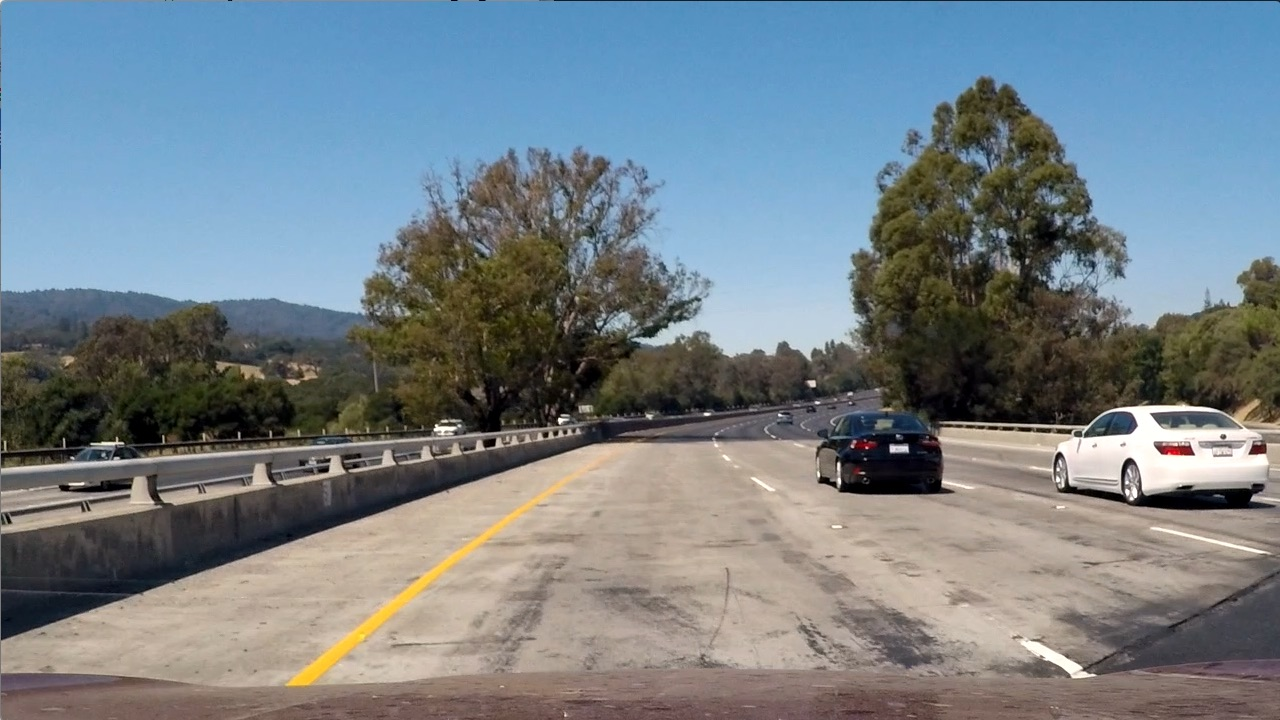
#> input picture test_images/test1.jpg, 1280 x 720 px
$ python thresholding.py   (older library calls are emulated)
#> lines starting #> are read from the running program, lines starting #| are printed output that depends on the picture; after the words box and inside, x2 and y2 are one past the last pixel; in counts of white or black regions, pixels touching at a corner belong together
import cv2
import numpy as np

def abs_sobel_thresh(img, orient='x', sobel_kernel=3, thresh=(0, 255)):
    """
    Calculate directional gradient
    """
    # Convert to grayscale
    gray = cv2.cvtColor(img, cv2.COLOR_RGB2GRAY)

    # Take the derivative in x or y given orient = 'x' or 'y'
    if orient == 'x':
        abs_sobel = np.absolute(cv2.Sobel(gray, cv2.CV_64F, 1, 0))
    if orient == 'y':
        abs_sobel = np.absolute(cv2.Sobel(gray, cv2.CV_64F, 0, 1))

    # Scale to 8-bit (0 - 255) then convert to type = np.uint8
    scaled_sobel = np.uint8(255*abs_sobel/np.max(abs_sobel))

    # Create a mask of 1's where the scaled gradient magnitude
    # is > thresh_min and < thresh_max
    grad_binary = np.zeros_like(scaled_sobel)
    grad_binary[(scaled_sobel >= thresh[0]) & (scaled_sobel <= thresh[1])] = 1
    return grad_binary

def mag_thresh(img, sobel_kernel=3, mag_thresh=(0, 255)):
    """
    Calculate gradient magnitude
    """
    # Convert to grayscale
    gray = cv2.cvtColor(img, cv2.COLOR_RGB2GRAY)

    # Take the gradient in x and y separately
    sobelx = cv2.Sobel(gray, cv2.CV_64F, 1, 0, ksize=sobel_kernel)
    sobely = cv2.Sobel(gray, cv2.CV_64F, 0, 1, ksize=sobel_kernel)

    # Calculate the magnitude
    abs_sobelxy = np.sqrt(sobelx**2 + sobely**2)

    # Scale to 8-bit (0 - 255) and convert to type = np.uint8
    scaled_sobel = np.uint8(255*abs_sobelxy/np.max(abs_sobelxy))

    # Create a binary mask where mag thresholds are met
    thresh_min = mag_thresh[0]
    thresh_max = mag_thresh[1]
    mag_binary = np.zeros_like(scaled_sobel)
    mag_binary[(scaled_sobel >= thresh_min) & (scaled_sobel <= thresh_max)] = 1
    return mag_binary

def dir_threshold(img, sobel_kernel=3, thresh=(0, np.pi/2)):
    """
    Calculate gradient direction
    """
    # Convert to grayscale
    gray = cv2.cvtColor(img, cv2.COLOR_RGB2GRAY)

    # Take the gradient in x and y separately
    sobelx = cv2.Sobel(gray, cv2.CV_64F, 1, 0, ksize=sobel_kernel)
    sobely = cv2.Sobel(gray, cv2.CV_64F, 0, 1, ksize=sobel_kernel)
    # Take the absolute value of the x and y gradients
    abs_sobelx = np.absolute(sobelx)
    abs_sobely = np.absolute(sobely)

    # Use np.arctan2(abs_sobely, abs_sobelx) to calculate the direction of the gradient
    grad_dir = np.arctan2(abs_sobely, abs_sobelx)

    # Create a binary mask where direction thresholds are met
    dir_binary = np.zeros_like(grad_dir)
    dir_binary[(grad_dir >= thresh[0]) & (grad_dir <= thresh[1])] = 1
    return dir_binary

def hls_select(img, thresh=(0, 255)):
    hls = cv2.cvtColor(img, cv2.COLOR_RGB2HLS)
    s_channel = hls[:,:,2]
    binary_output = np.zeros_like(s_channel)
    binary_output[(s_channel > thresh[0]) & (s_channel <= thresh[1])] = 1
    return binary_output

def bin_thres_img(img, ksize=3):
    """
    Choose a Sobel kernel size
    Choose a larger odd number to smooth gradient measurements
    """
    # Apply each of the thresholding functions
    gradx = abs_sobel_thresh(img, orient='x', sobel_kernel=ksize, thresh=(20, 100))
    grady = abs_sobel_thresh(img, orient='y', sobel_kernel=ksize, thresh=(20, 100))

    mag_binary = mag_thresh(img, sobel_kernel=ksize, mag_thresh=(30, 100))
    dir_binary = dir_threshold(img, sobel_kernel=ksize, thresh=(0.7, 1.3))

    hls_binary = hls_select(img, thresh=(170, 255))

    combined = np.zeros_like(dir_binary)
    combined[((gradx == 1) & (grady == 1)) | ((mag_binary == 1) & (dir_binary == 1)) | hls_binary == 1] = 1
    return combined

if __name__ == '__main__':
    import matplotlib.pyplot as plt
    import matplotlib.image as mpimg
    test_image = mpimg.imread('test_images/test1.jpg')
#> test_image is the input picture: shape (720, 1280, 3); mean R, G, B 117.5, 128.7, 135.5
    binary_output = bin_thres_img(test_image)
#> in bin_thres_img, `gradx = abs_sobel_thresh(img, orient='x', sobel_kernel=ksize, thresh=(..`:
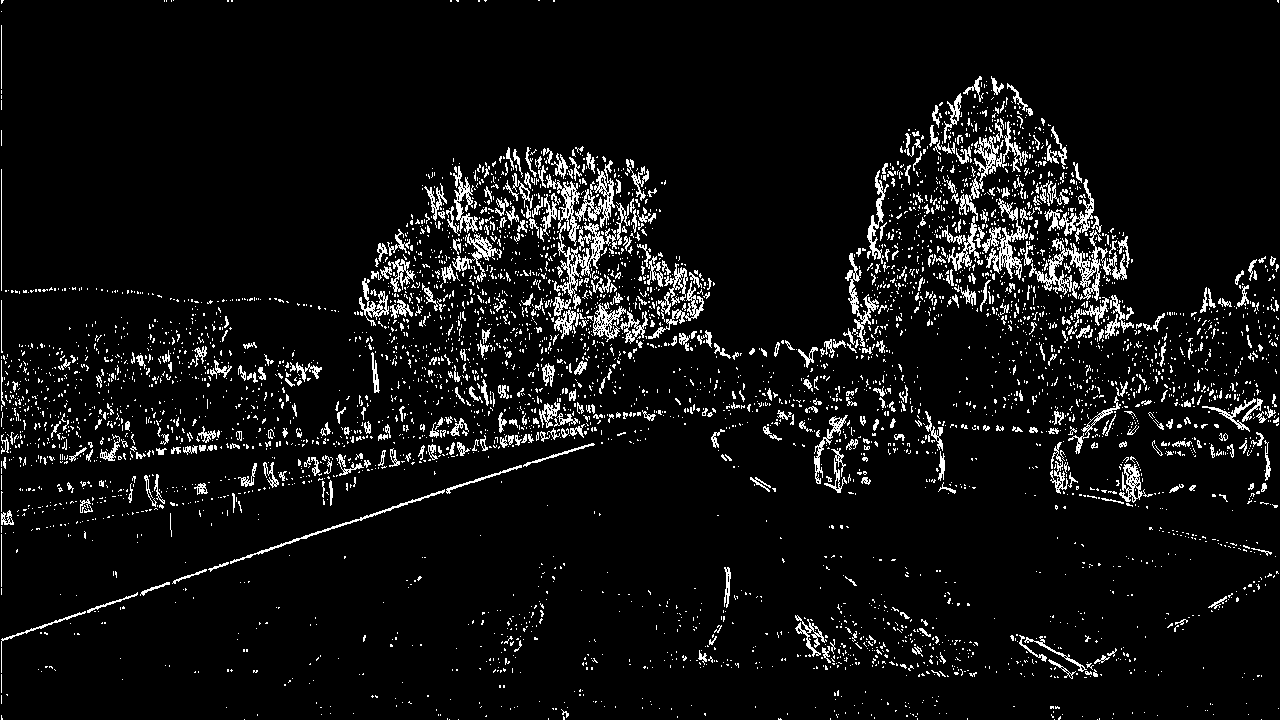
#> gradx: shape (720, 1280); values 0 (black) and 1 (white), 6.6% white in thin lines or dots
#> in bin_thres_img, `dir_binary = dir_threshold(img, sobel_kernel=ksize, thresh=(0.7, 1.3))`:
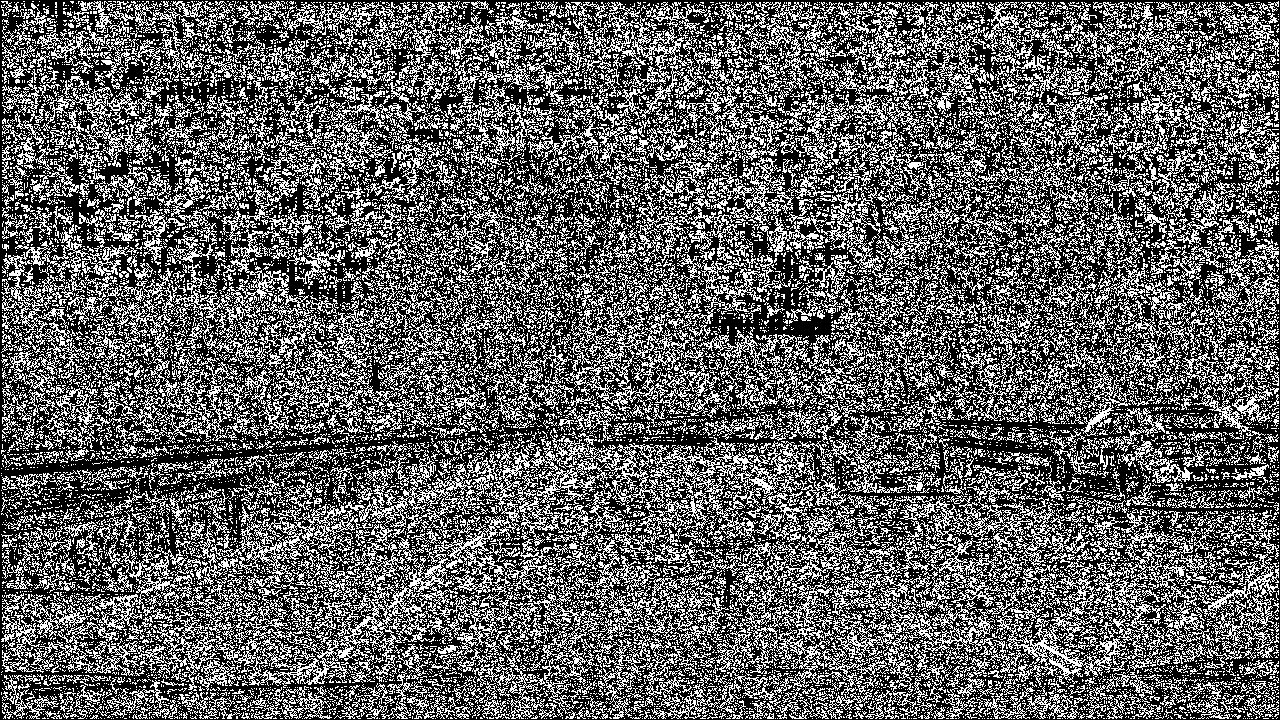
#> dir_binary: shape (720, 1280) float64; values 0 (black) and 1 (white), 37.8% white in thin lines or dots
#> in hls_select, `s_channel = hls[:,:,2]`:
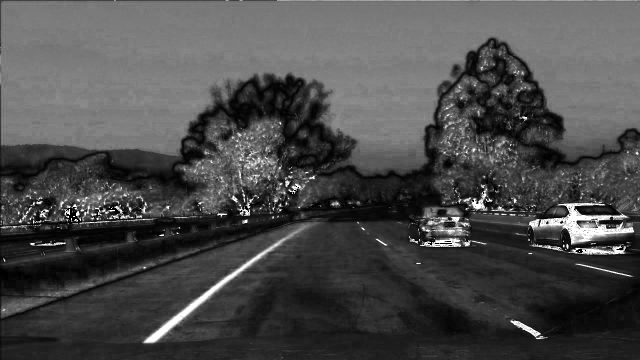
#> s_channel: shape (720, 1280) (shown at 1/2 size); min 0, max 255, mean 74.4
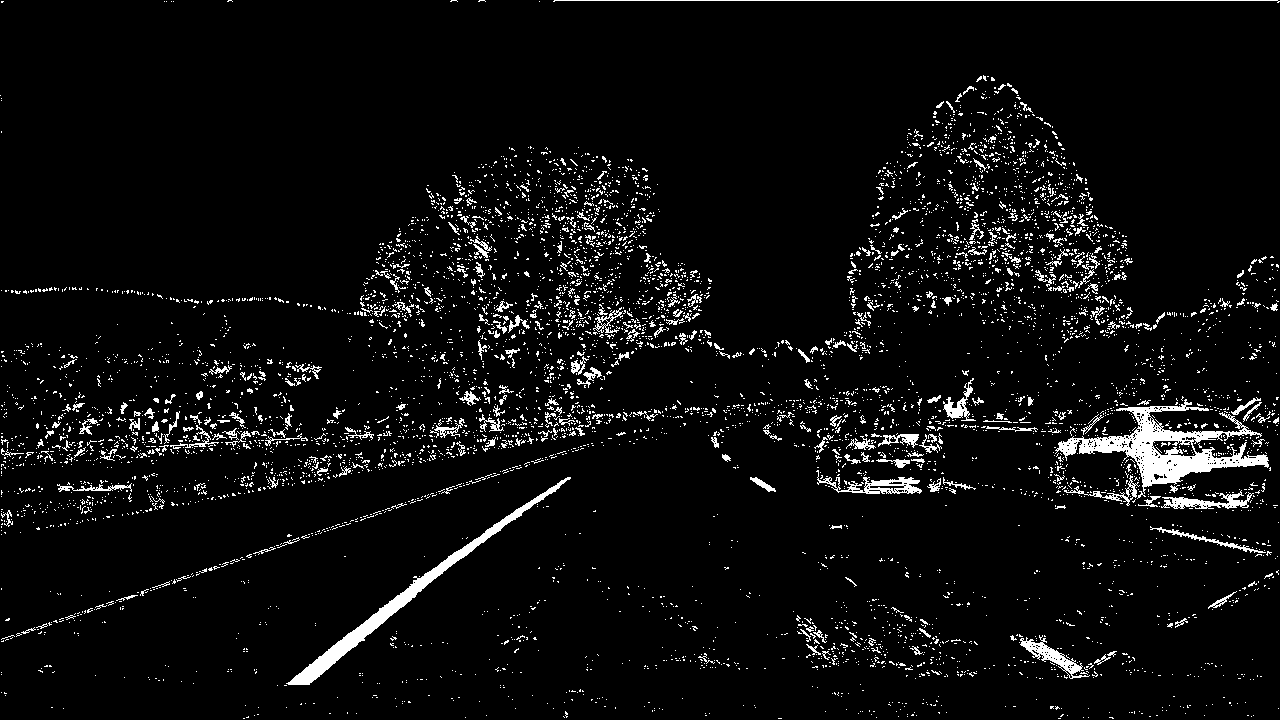
#> binary_output: shape (720, 1280) float64; values 0 (black) and 1 (white), 5.2% white in thin lines or dots
    plt.imshow(binary_output, cmap='gray')
    plt.show()
    #mpimg.imsave(binary_output, 'output_images/binary_output.jpg')

$ run again, with test_images/test2.jpg copied over test_images/test1.jpg
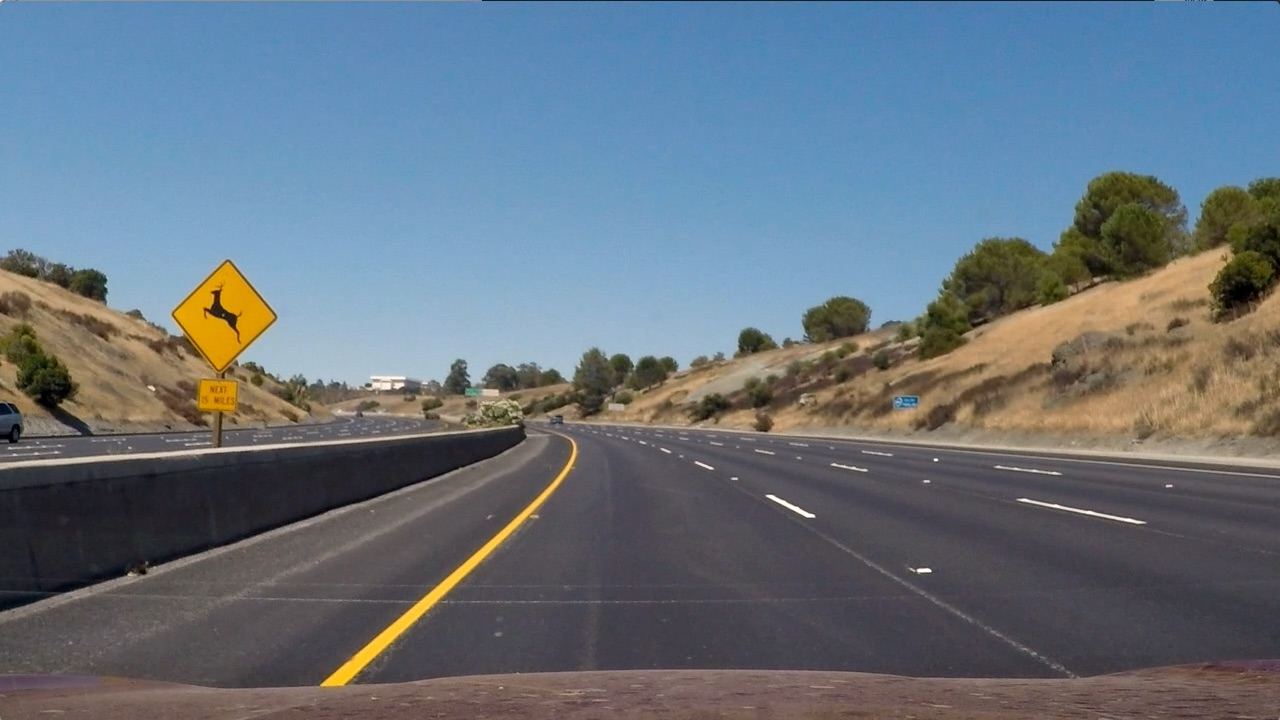
#> input picture test_images/test2.jpg, 1280 x 720 px
#> test_image is the input picture: shape (720, 1280, 3); mean R, G, B 102.8, 114.6, 125.5
#> in bin_thres_img, `gradx = abs_sobel_thresh(img, orient='x', sobel_kernel=ksize, thresh=(..`:
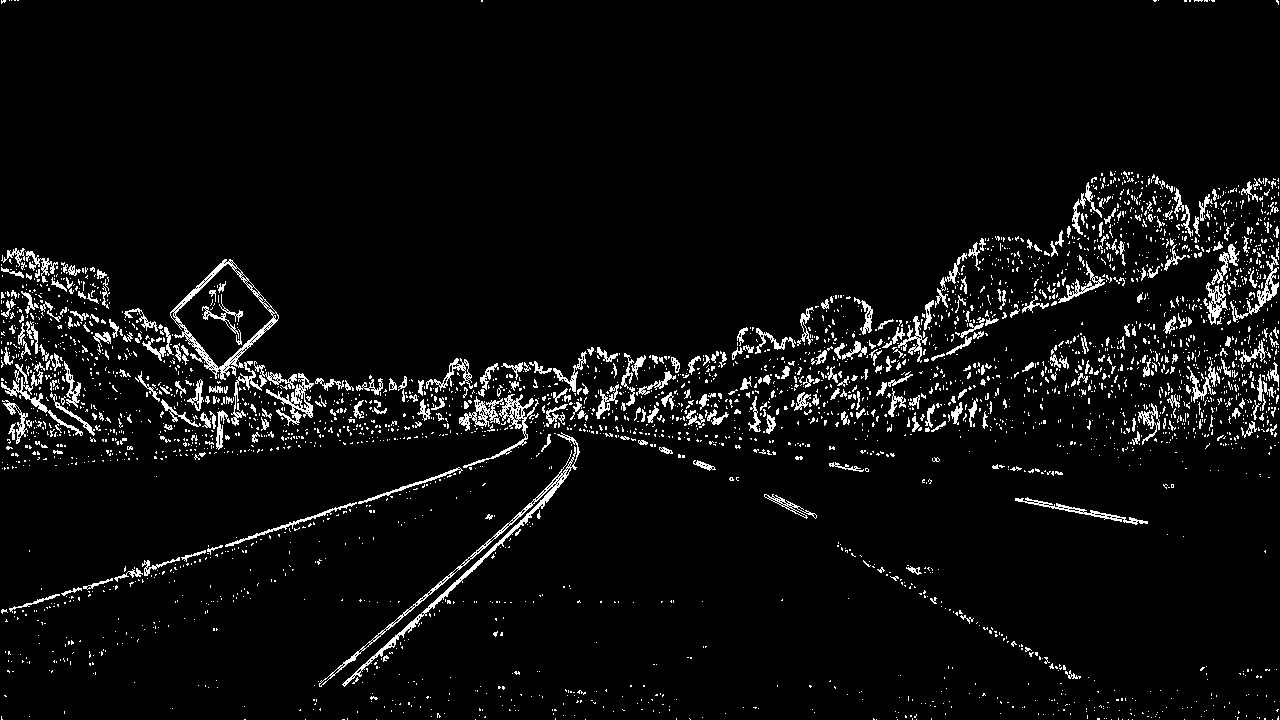
#> gradx: shape (720, 1280); values 0 (black) and 1 (white), 5% white in thin lines or dots
#> grady: shape (720, 1280); values 0 (black) and 1 (white), 7.4% white in thin lines or dots
#> mag_binary: shape (720, 1280); values 0 (black) and 1 (white), 5.7% white in thin lines or dots
#> dir_binary: shape (720, 1280) float64; values 0 (black) and 1 (white), 40% white in thin lines or dots
#> hls: shape (720, 1280, 3); mean of channels 0, 1, 2 86.2, 113.9, 64.8
#> hls_binary: shape (720, 1280); values 0 (black) and 1 (white), 1.5% white; 263 white regions (219 under 20 px), largest, box (x1, y1, x2, y2) and area: (173, 264, 273, 372) 5655, (321, 444, 576, 686) 2901, (197, 379, 238, 426) 1198
#> `binary_output = bin_thres_img(test_image)`:
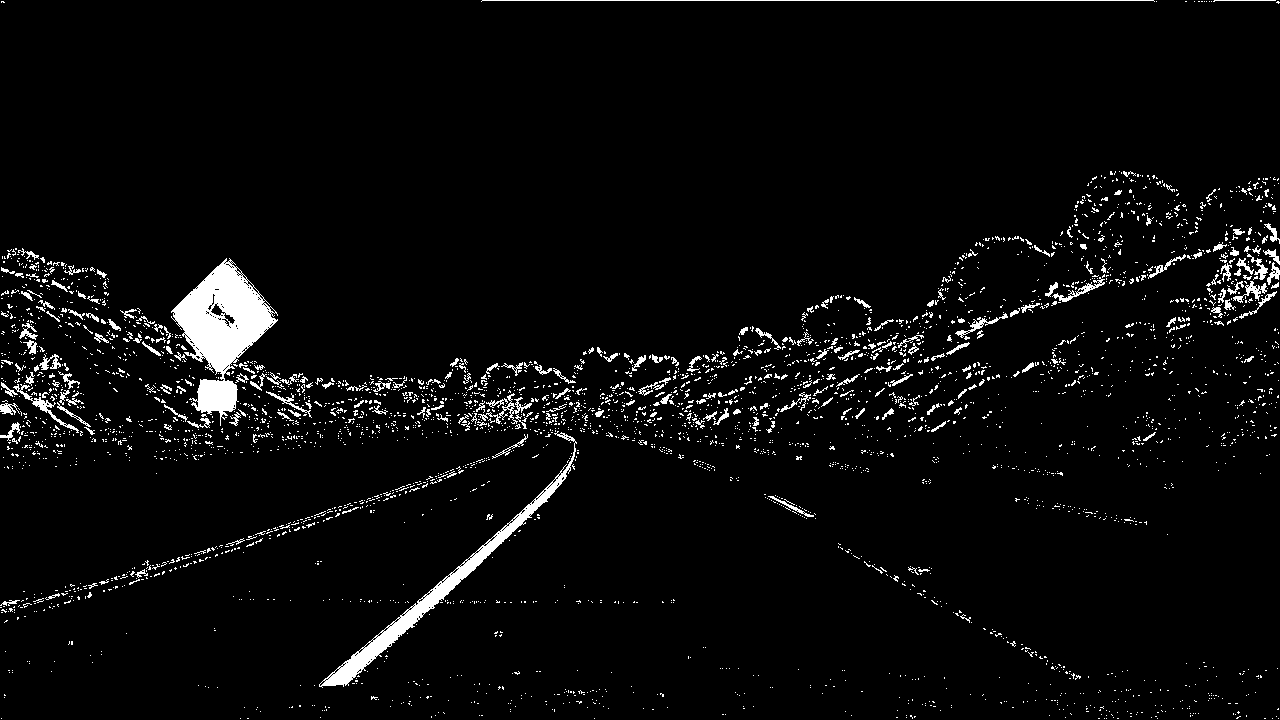
#> binary_output: shape (720, 1280) float64; values 0 (black) and 1 (white), 4% white; 3720 white regions (3462 under 20 px), largest, box (x1, y1, x2, y2) and area: (171, 258, 278, 426) 7764, (319, 431, 577, 688) 4126, (481, 0, 1155, 2) 674
